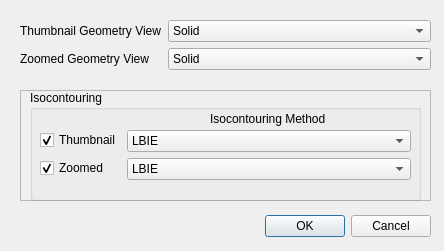
<?xml version="1.0" encoding="UTF-8"?>
<ui version="4.0">
 <class>GeometryViewOptionsDialog</class>
 <widget class="QDialog" name="GeometryViewOptionsDialog">
  <property name="geometry">
   <rect>
    <x>0</x>
    <y>0</y>
    <width>444</width>
    <height>251</height>
   </rect>
  </property>
  <property name="windowTitle">
   <string>Geometry View Options</string>
  </property>
  <widget class="QDialogButtonBox" name="buttonBox">
   <property name="geometry">
    <rect>
     <x>30</x>
     <y>210</y>
     <width>401</width>
     <height>32</height>
    </rect>
   </property>
   <property name="orientation">
    <enum>Qt::Horizontal</enum>
   </property>
   <property name="standardButtons">
    <set>QDialogButtonBox::Cancel|QDialogButtonBox::Ok</set>
   </property>
  </widget>
  <widget class="QWidget" name="formLayoutWidget">
   <property name="geometry">
    <rect>
     <x>20</x>
     <y>20</y>
     <width>411</width>
     <height>71</height>
    </rect>
   </property>
   <layout class="QFormLayout" name="formLayout">
    <property name="fieldGrowthPolicy">
     <enum>QFormLayout::AllNonFixedFieldsGrow</enum>
    </property>
    <item row="0" column="0">
     <widget class="QLabel" name="label_2">
      <property name="text">
       <string>Thumbnail Geometry View</string>
      </property>
     </widget>
    </item>
    <item row="0" column="1">
     <widget class="QComboBox" name="ThumbnailViewCombo">
      <item>
       <property name="text">
        <string>Solid</string>
       </property>
      </item>
      <item>
       <property name="text">
        <string>Wireframe</string>
       </property>
      </item>
      <item>
       <property name="text">
        <string>Filled Wireframe</string>
       </property>
      </item>
      <item>
       <property name="text">
        <string>Flat</string>
       </property>
      </item>
      <item>
       <property name="text">
        <string>Flat Filled Wireframe</string>
       </property>
      </item>
     </widget>
    </item>
    <item row="1" column="0">
     <widget class="QLabel" name="label">
      <property name="text">
       <string>Zoomed Geometry View</string>
      </property>
     </widget>
    </item>
    <item row="1" column="1">
     <widget class="QComboBox" name="ZoomedViewCombo">
      <item>
       <property name="text">
        <string>Solid</string>
       </property>
      </item>
      <item>
       <property name="text">
        <string>Wireframe</string>
       </property>
      </item>
      <item>
       <property name="text">
        <string>Filled Wireframe</string>
       </property>
      </item>
      <item>
       <property name="text">
        <string>Flat</string>
       </property>
      </item>
      <item>
       <property name="text">
        <string>Flat Filled Wireframe</string>
       </property>
      </item>
     </widget>
    </item>
   </layout>
  </widget>
  <widget class="QFrame" name="frame">
   <property name="geometry">
    <rect>
     <x>20</x>
     <y>90</y>
     <width>411</width>
     <height>111</height>
    </rect>
   </property>
   <property name="frameShape">
    <enum>QFrame::StyledPanel</enum>
   </property>
   <property name="frameShadow">
    <enum>QFrame::Raised</enum>
   </property>
   <widget class="QGroupBox" name="groupBox">
    <property name="geometry">
     <rect>
      <x>10</x>
      <y>0</y>
      <width>391</width>
      <height>111</height>
     </rect>
    </property>
    <property name="title">
     <string>Isocontouring</string>
    </property>
    <widget class="QWidget" name="formLayoutWidget_2">
     <property name="geometry">
      <rect>
       <x>10</x>
       <y>40</y>
       <width>371</width>
       <height>62</height>
      </rect>
     </property>
     <layout class="QFormLayout" name="formLayout_2">
      <item row="0" column="0">
       <widget class="QCheckBox" name="ThumbnailIsoCheckBox">
        <property name="text">
         <string>Thumbnail</string>
        </property>
        <property name="checked">
         <bool>true</bool>
        </property>
       </widget>
      </item>
      <item row="0" column="1">
       <widget class="QComboBox" name="ThumbnailMethodComboBox">
        <item>
         <property name="text">
          <string>LBIE</string>
         </property>
        </item>
        <item>
         <property name="text">
          <string>FastContouring</string>
         </property>
        </item>
       </widget>
      </item>
      <item row="1" column="0">
       <widget class="QCheckBox" name="ZoomedIsoCheckBox">
        <property name="text">
         <string>Zoomed</string>
        </property>
        <property name="checked">
         <bool>true</bool>
        </property>
       </widget>
      </item>
      <item row="1" column="1">
       <widget class="QComboBox" name="ZoomedMethodComboBox">
        <item>
         <property name="text">
          <string>LBIE</string>
         </property>
        </item>
        <item>
         <property name="text">
          <string>FastContouring</string>
         </property>
        </item>
       </widget>
      </item>
     </layout>
    </widget>
    <widget class="QLabel" name="label_3">
     <property name="geometry">
      <rect>
       <x>180</x>
       <y>20</y>
       <width>141</width>
       <height>17</height>
      </rect>
     </property>
     <property name="text">
      <string>Isocontouring Method</string>
     </property>
    </widget>
   </widget>
  </widget>
 </widget>
 <resources/>
 <connections>
  <connection>
   <sender>buttonBox</sender>
   <signal>accepted()</signal>
   <receiver>GeometryViewOptionsDialog</receiver>
   <slot>accept()</slot>
   <hints>
    <hint type="sourcelabel">
     <x>248</x>
     <y>254</y>
    </hint>
    <hint type="destinationlabel">
     <x>157</x>
     <y>274</y>
    </hint>
   </hints>
  </connection>
  <connection>
   <sender>buttonBox</sender>
   <signal>rejected()</signal>
   <receiver>GeometryViewOptionsDialog</receiver>
   <slot>reject()</slot>
   <hints>
    <hint type="sourcelabel">
     <x>316</x>
     <y>260</y>
    </hint>
    <hint type="destinationlabel">
     <x>286</x>
     <y>274</y>
    </hint>
   </hints>
  </connection>
 </connections>
</ui>
